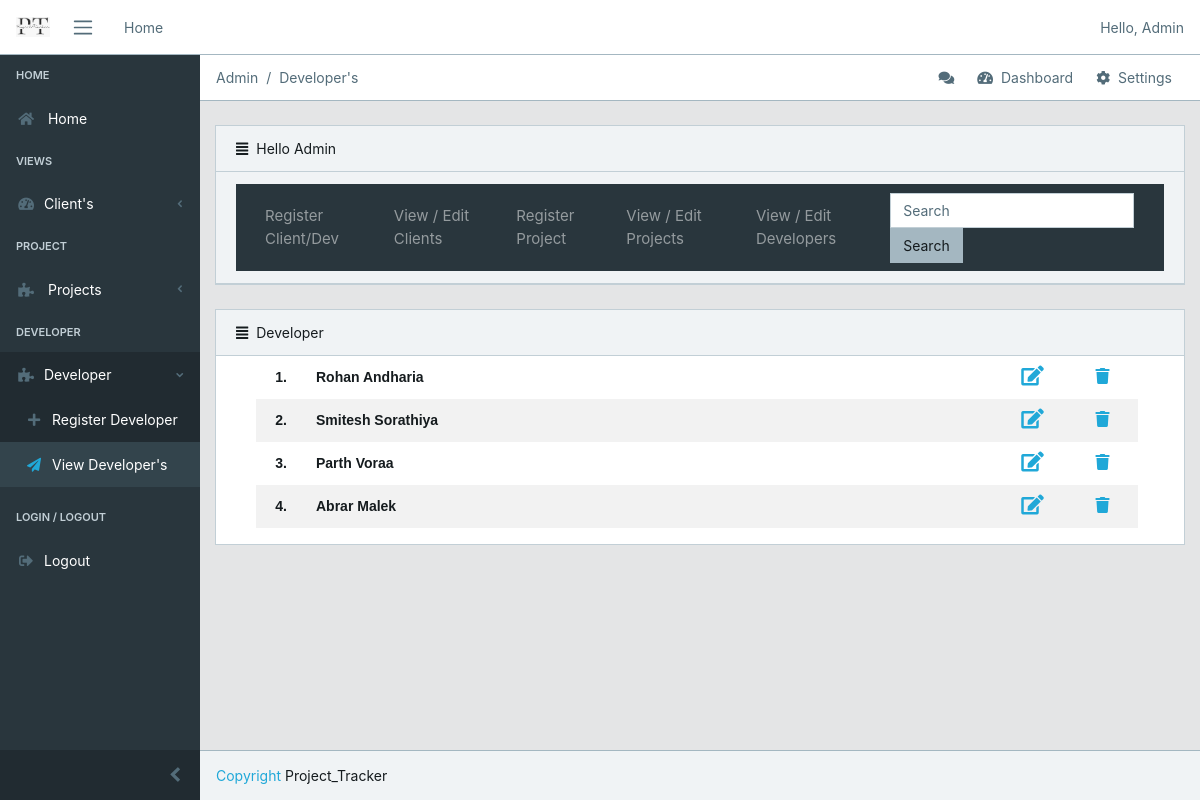
/manager/view_developers/ (signed in), run on an earlier commit of the app's database.
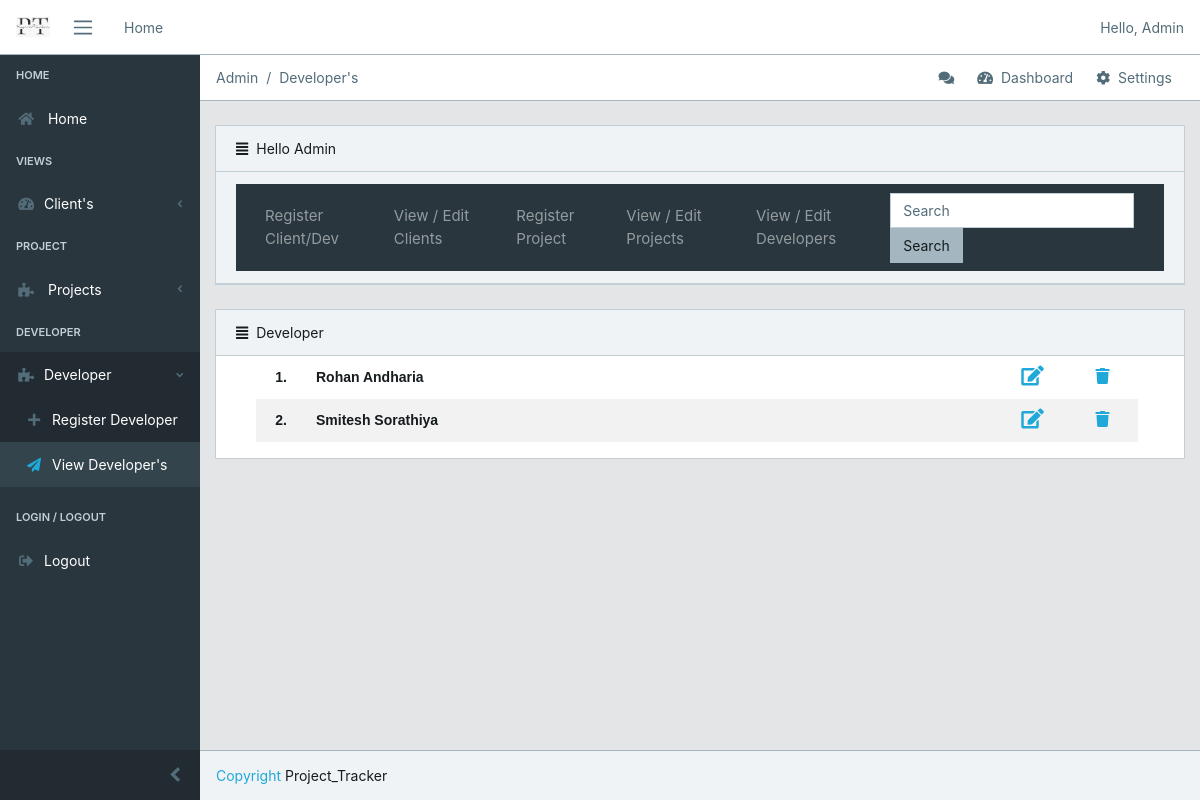
And on a later commit of the database.
### manager/models.py (models this page shows)
class Developer(models.Model):
    first_name = models.CharField(max_length=70)
    last_name = models.CharField(max_length=70)
    email = models.EmailField(max_length=70)
    password = models.CharField(max_length=70)

### manager/views.py (the view)
# urls.py: path('view_developers/',views.developer,name='view_developers'),
def developer(request):
    if request.user.is_authenticated:
        developer = Developer.objects.all()
        return render(request,'view_developers.html',{'developer':developer})
    else:
        return redirect('/login')

### templates/view_developers.html (shortened to what this page needs)
{% extends 'admin.html' %}
{% block breadcrumb %}
<li class="breadcrumb-item active">Admin</li>
<li class="breadcrumb-item active">Developer's</li>
{% endblock breadcrumb%}
{% block content1 %}
<div class="card-header">
    <i class="fa fa-align-justify"></i>Developer
</div>
    <ol start="1">
        {% if developer %}
  <table border=0 id='table1' align='left'>
    {% for i in developer %}
    <tr id='tr1'>
      <td id='td1' width='50px' >
        {{forloop.counter}}.
      </td>
    <td id='td1' style='text-align: left;'>
    {% if i.last_name == 'Admin' %}
    {{ 'Admin'}}
    {% else %}
    {{ i.first_name }} {{ i.last_name }}
    {% endif %}
    </td>
    <td id='td1' width='70px'>
      <a href="{% url 'update_developer' i.id %}"><i class="fa fa-edit" style='cursor: pointer;font-size:20px'></i></a>
    </td>
    {% if i.last_name != 'Admin' %}
    <td id='td1' width='70px'>
      <a href="{% url 'remove_developer' i.id %}"><i class="fa fa-trash" style='cursor: pointer;font-size:16px'></i></a>
    </td>
    {% endif %}
    </tr>
    {%endfor%}
  </table>
  {% else %}
    <h4 class = 'text-center alert alert-warning'>No records to show</h4>
    {% endif %}
</ol>
{% endblock %}

What changed in the data, as far as the page shows it:
removed Developer: first_name "Parth", last_name "Voraa"
removed Developer: first_name "Abrar", last_name "Malek"
